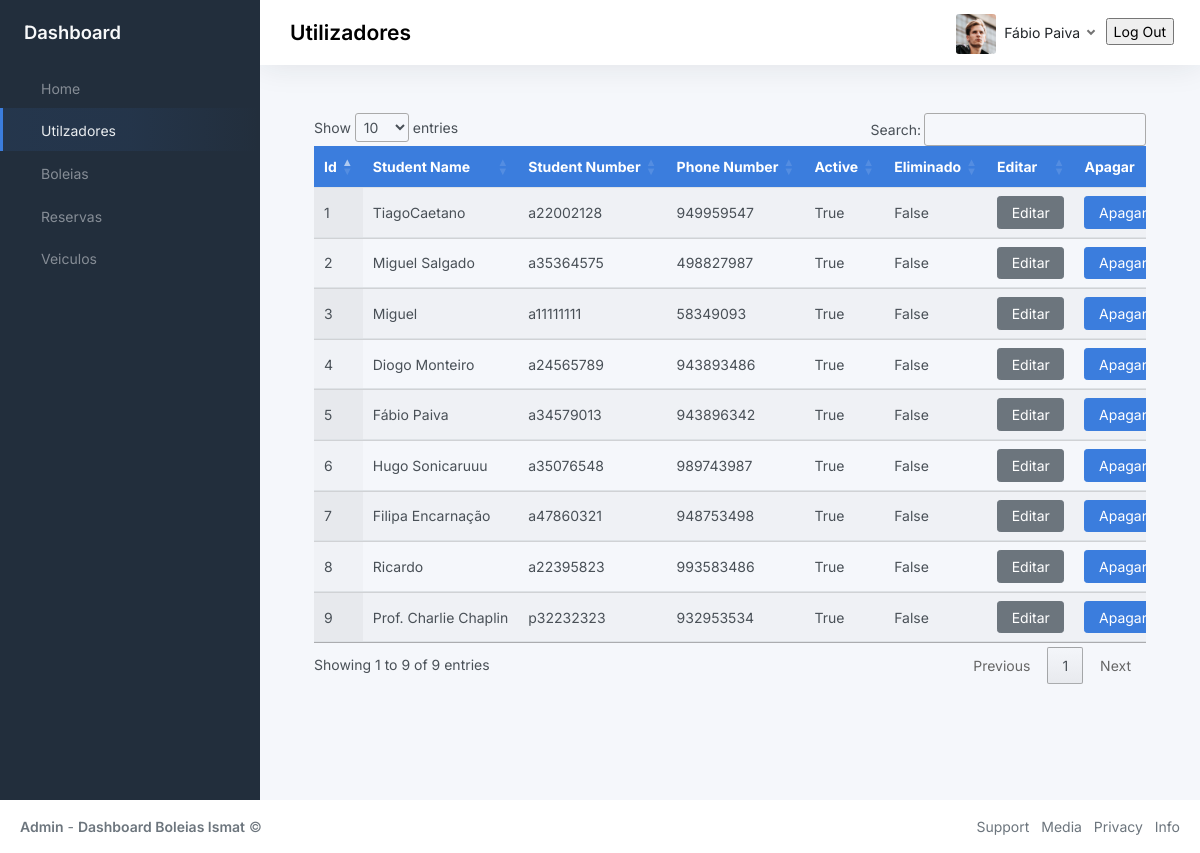
Page /usersPage (signed in) on the committed database.
### BackOffice/models.py (models this page shows, shortened)
class User(db.Model, UserMixin):
	__tablename__ = 'user'
	id = db.Column(db.Integer, primary_key=True)
	name = db.Column(db.String(80), unique=True, nullable=False)
	student_number = db.Column(db.String(9), unique=True, nullable=False)
	phone_number = db.Column(db.Integer(), nullable=False)
	password = db.Column(db.String(60), nullable=False)
	gender = db.Column(db.String(10), nullable=False)
	registration_date = db.Column(db.DateTime, default=datetime.now)
	last_login_date = db.Column(db.DateTime, default=datetime.now)
	active = db.Column(db.Boolean())
	deleted = db.Column(db.Boolean(), default=False)

### BackOffice/userModule/__init__.py (the view, shortened to what this page needs)
@userModule.route('/usersPage', methods=['GET', 'POST'])
def toUsersPage():
    if current_user.is_authenticated:
        try:
            use_id = current_user.id
            activeUser =  db.session.query(User).filter(User.id==use_id).first()
            if request.method == 'GET':
                get_Users = db.session.query(User).all()
                return render_template("users.html", title="Login", get_Users = get_Users, activeUser = activeUser)
        except Exception as e:
            print(str(e))
    else:
        return redirect('/pages-sign-in')

### BackOffice/app.py (called while the page is built)
def create_app(config_filename):
    run = Flask(__name__)
    run.config.from_object(config_filename)
    db.init_app(run)
    bcrypt.init_app(run)
    with run.app_context():
        db.create_all()
    login_manager = LoginManager()
    login_manager.login_view = 'auth.login'
    login_manager.init_app(run)
    @login_manager.user_loader
    def load_user(user_id):
        return User.query.get(int(user_id))
    run.register_blueprint(login_module)
    run.register_blueprint(homeModule)
    run.register_blueprint(userModule)
    run.register_blueprint(rideModule)
    run.register_blueprint(reservaModule)
    run.register_blueprint(vehicleModule)
    return run

### BackOffice/templates/users.html (shortened to what this page needs)
{% extends 'index.html'%}
{% block navOptions %}
    <ul class="sidebar-nav">
        <li class="sidebar-item">
            <a class="sidebar-link" href="{{url_for('homeModule.toHomePage')}}">
                 <span class="align-middle">Home</span>
            </a>
        </li>
        <li class="sidebar-item  active">
            <a class="sidebar-link" href="{{url_for('userModule.toUsersPage')}}">
                 <span class="align-middle">Utilzadores</span>
            </a>
        </li>
        <li class="sidebar-item">
            <a class="sidebar-link" href="{{url_for('rideModule.toRidePage')}}">
                 <span class="align-middle">Boleias</span>
            </a>
        </li>
        <li class="sidebar-item">
            <a class="sidebar-link" href="{{url_for('reservaModule.toReservaPage')}}">
                 <span class="align-middle">Reservas</span>
            </a>
        </li>
        <li class="sidebar-item">
            <a class="sidebar-link" href="{{url_for('vehicleModule.toVehiclesPage')}}">
                 <span class="align-middle">Veiculos</span>
            </a>
        </li>
    </ul>
{% endblock navOptions %}
{% block page %}
<h3 class="position-absolute m-2 fw-bold text-">Utilizadores</h3>
{% endblock page %}
{% block profile %}
<img src="{{url_for('static', filename='img/avatars/avatar.jpg')}}" class="avatar img-fluid rounded me-1"/> <span class="text-dark">{{activeUser.name}}</span>
{% endblock profile %}
{% block content %}
<div class="container-md" id="table">
    <div class="table-responsive">
        <table class="table display nowrap" id="tabela">
            <thead class="bg-primary text-white">
                <tr>
                    <th>Id</th>
                    <th>Student Name</th>
                    <th>Student Number</th>
                    <th>Phone Number</th>
                    <th>Active</th>
                    <th>Eliminado</th>
                    <th>Editar</th>
                    <th>Apagar</th>
                </tr>
            </thead>
            <tbody>
                {% for user in get_Users %}
                <tr>
                <td>{{user.id}}</td>
                <td>{{user.name}}</td>
                <td>{{user.student_number}}</td>
                <td>{{user.phone_number	}}</td>
                <td>{{user.active}}</td>
                <td>{{user.deleted}}</td>
                <td><button class="Editar btn btn-secondary" id="{{user.id}}" data-bs-toggle="modal" data-bs-target="#staticBackdrop">Editar</button></td>
                <td><button class="Apagar btn btn-primary" id="{{user.id}}">Apagar User</button></td>
            </tr>
            {% endfor %}
            </tbody>
        </table>
    </div>
</div>
{% endblock content %}

### rows in the picture
User: name "Fábio Paiva", id "5", student_number "a34579013", phone_number "943896342", active "True", deleted "False"
User: id "1", name "TiagoCaetano", student_number "a22002128", phone_number "949959547", active "True", deleted "False"
User: id "2", name "Miguel Salgado", student_number "a35364575", phone_number "498827987", active "True", deleted "False"
User: id "3", name "Miguel", student_number "a11111111", phone_number "58349093", active "True", deleted "False"
User: id "4", name "Diogo Monteiro", student_number "a24565789", phone_number "943893486", active "True", deleted "False"
User: id "6", name "Hugo Sonicaruuu", student_number "a35076548", phone_number "989743987", active "True", deleted "False"
User: id "7", name "Filipa Encarnação", student_number "a47860321", phone_number "948753498", active "True", deleted "False"
User: id "8", name "Ricardo", student_number "a22395823", phone_number "993583486", active "True", deleted "False"
User: id "9", name "Prof. Charlie Chaplin", student_number "p32232323", phone_number "932953534", active "True", deleted "False"
